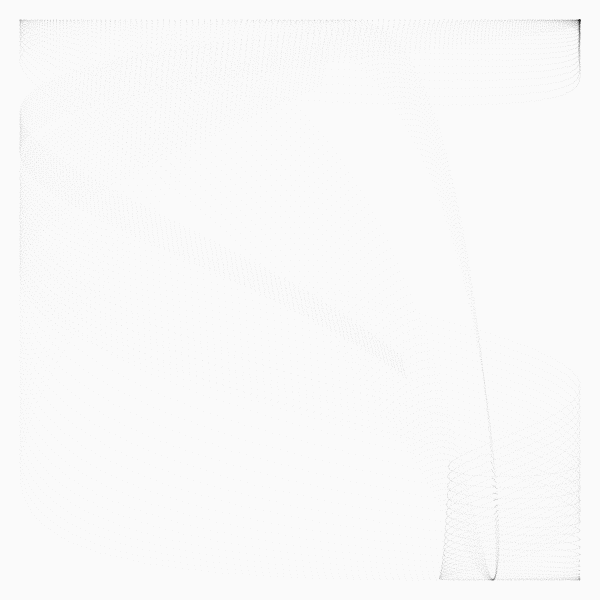
Frame 1 (no input)
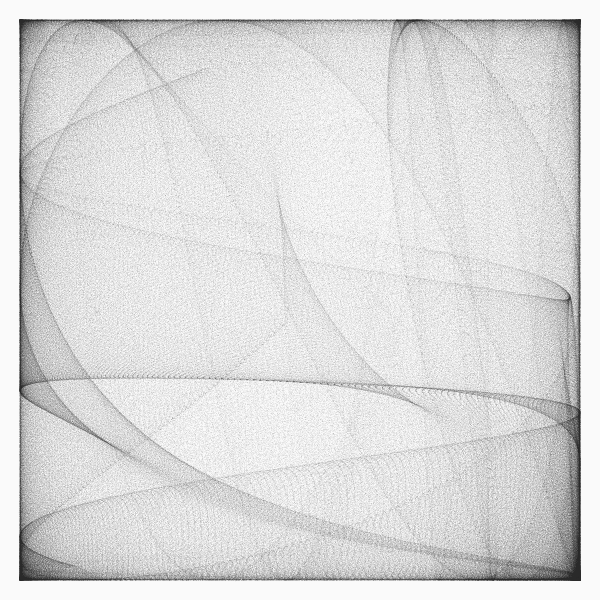
Frame 60 (the mouse pressed at the canvas centre just before this capture)
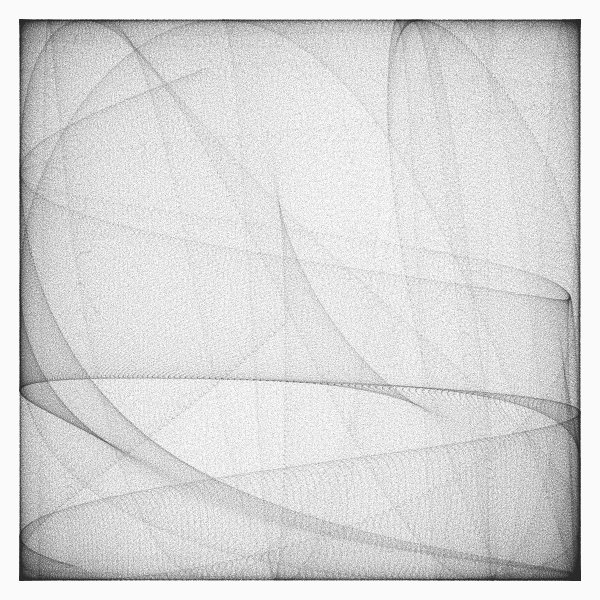
Frame 120 (the mouse held since frame 60 and released just before this capture)

The Processing sketch that drew these frames (run headless with seeded random() and noise(); from frame 60 on, the mouse is pressed at the canvas centre):

// Processing sketch: build
// ── build.pde
// Variations on Fractal Flames : Part_20
// https://generateme.wordpress.com/2016/04/11/folds/
// Folding : using modulo and sinusoidal strategies to force values
// in a required range.
// Sinusoidal
// wrap the points using a sinus function, which moves between -1 to 1 
// amount = 3

float x1, y1, x2, y2; // function domain
float step; // step within domain
float y;
boolean go = true;

// parameterization P={pdj_a,pdj_b,pdj_c,pdj_d}
float pdj_a = 0.1; // 1.0111
float pdj_b = 1.9; // -1.011
float pdj_c = -0.8; // 2.08
float pdj_d = -1.2; // 10.2

// sech parameters
float cosh(float x) { return 0.5 * (exp(x) + exp(-x)); }
float sinh(float x) { return 0.5 * (exp(x) - exp(-x)); }

void setup() {
  size(600, 600);
  background(250);
  smooth(8);
  noFill();
  stroke(20, 15);
  strokeWeight(0.9);

  x1 = y1 = -3;
  x2 = y2 = 3;
  y = y1;
  step = ( x2 - x1 ) / ( 2.321 * width );
}

void draw() {
  if (go) {
    for ( int i = 0; ( i < 20 )&go; i++ ) { // draw 20 lines at once
      for ( float x = x1; x <= x2; x += step ) {
        drawVariation(x, y);
      }
      y += step;
      if ( y > y2 ) {
        go = false;
        println( "done" );
      }
    }
  }
}

void drawVariation( float x, float y ) {
  PVector v = new PVector(x, y);
  float amount = 3.0;

  v = addF(pdj(v, amount), mulF(hyperbolic(v, amount), sech(v, amount)));
  v = sinusoidal(v, (x2-x1)/2);

  float xx = map( v.x+0.003*randomGaussian(), x1, x2, 20, width-20 );
  float yy = map( v.y+0.003*randomGaussian(), y1, y2, 20, height-20 );
  point( xx, yy );
}

PVector sinusoidal(PVector v, float amount) {
  return new PVector( amount * sin( v.x ), amount * sin( v.y ) );
}

PVector hyperbolic( PVector v, float amount ) {
  float r = v.mag() + 1.0e-10;
  float theta = atan2( v.x, v.y );
  float x = amount * sin( theta ) / r;
  float y = amount * cos( theta ) * r;
  return new PVector( x, y );
}

PVector pdj( PVector v, float amount ) {
  return new PVector( 
    amount * ( sin( pdj_a * v.y ) - cos( pdj_b * v.x ) ),
    amount * ( sin( pdj_c * v.x ) - cos( pdj_d * v.y ) )
      );
}

// differential of a pdj
PVector d_pdj( PVector v, float amount ) {
  float h = 0.1; // step
  float sqrth = sqrt(h);
  PVector v1 = pdj(v, amount);
  PVector v2 = pdj(new PVector(v.x+h, v.y+h), amount);
  return new PVector( (v2.x-v1.x)/sqrth, (v2.y-v1.y)/sqrth );
}

PVector julia( PVector v, float amount ) {
  float r = amount * sqrt( v.mag() );
  float theta = 0.5 * atan2( v.x, v.y ) + (int)( 2.0 * random( 0, 1 ) ) * PI;
  float x = r * cos( theta );
  float y = r * sin( theta );
  return new PVector( x, y );
}

PVector sech( PVector p, float weight ) {
  float d = cos( 2.0 * p.y ) + cosh( 2.0 * p.x );
  if ( d != 0 ) d = weight * 2.0 / d;
  return new PVector( d * cos(p.y) * cosh(p.x), -d * sin(p.y) * sinh(p.x) );
}

// sum, substraction, multiplication and division of previous functions
PVector addF(PVector v1, PVector v2) {return new PVector(v1.x + v2.x, v1.y + v2.y);}
PVector subF(PVector v1, PVector v2) {return new PVector(v1.x - v2.x, v1.y - v2.y);}
PVector mulF(PVector v1, PVector v2) {return new PVector(v1.x * v2.x, v1.y * v2.y);}
PVector divF(PVector v1, PVector v2) {return new PVector(v2.x == 0 ? 0 : v1.x / v2.x, v2.y == 0 ? 0 : v1.y / v2.y);}
